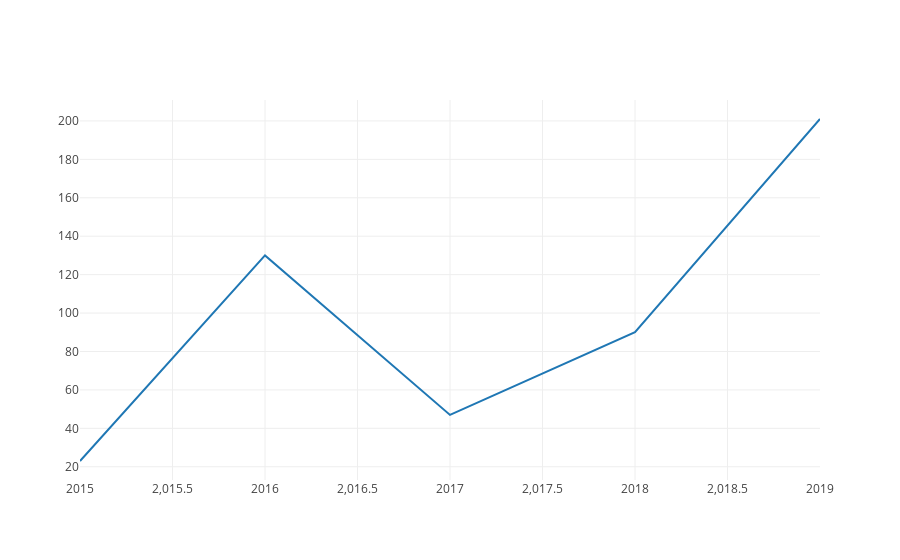

Source (notebook cell):
### Markdown cell above
###  <center style='color:blue'> line charts </center>

### Code cell
year = [2015,2016,2017,2018,2019]
reading_hours = [23,130,47,90,201]


trace = go.Scatter(
    x = year,
    y = reading_hours,
    mode = 'lines',
    name = 'lines'
)

iplot([trace])

### Figure 1 — Plotly figure (JSON) as saved in the notebook; plotly's stock layout.template omitted (floating-point values rounded to 4 significant figures)
{"data": [{"mode": "lines", "name": "lines", "type": "scatter", "uid": "8a5d14f1-9adb-4e31-94e0-26351ae7622e", "x": [2015, 2016, 2017, 2018, 2019], "y": [23, 130, 47, 90, 201]}], "layout": {}}
